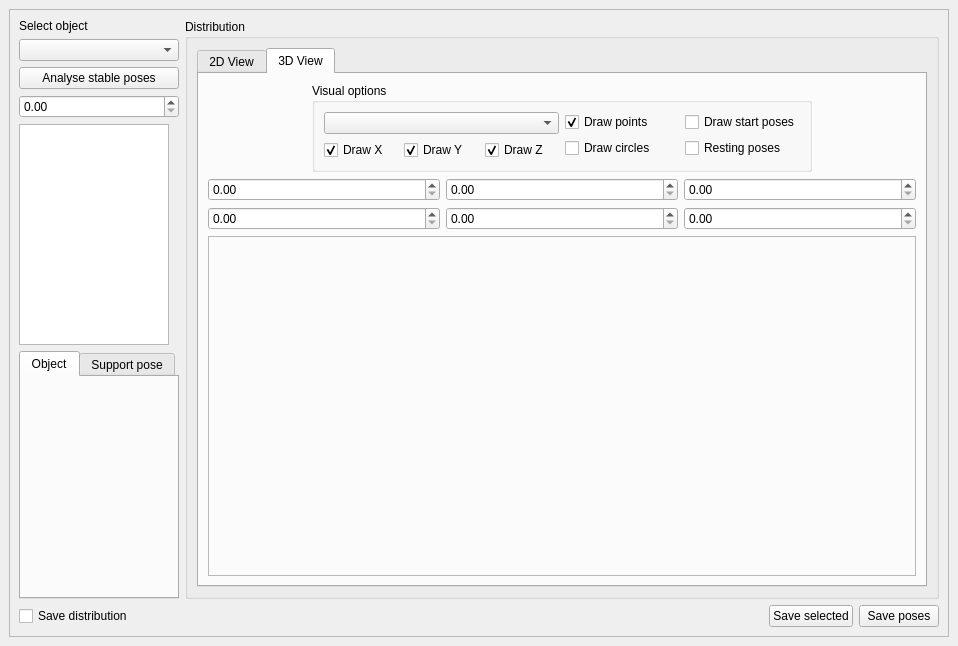
<?xml version="1.0" encoding="UTF-8"?>
<ui version="4.0">
 <class>PSupportPosePlugin</class>
 <widget class="QDockWidget" name="PSupportPosePlugin">
  <property name="geometry">
   <rect>
    <x>0</x>
    <y>0</y>
    <width>958</width>
    <height>646</height>
   </rect>
  </property>
  <property name="minimumSize">
   <size>
    <width>897</width>
    <height>646</height>
   </size>
  </property>
  <property name="autoFillBackground">
   <bool>false</bool>
  </property>
  <property name="floating">
   <bool>true</bool>
  </property>
  <property name="windowTitle">
   <string>Planar Support Pose Generator</string>
  </property>
  <widget class="QWidget" name="dockWidgetContents">
   <layout class="QVBoxLayout" name="verticalLayout">
    <item>
     <widget class="QScrollArea" name="scrollArea">
      <property name="widgetResizable">
       <bool>true</bool>
      </property>
      <widget class="QWidget" name="scrollAreaWidgetContents">
       <property name="geometry">
        <rect>
         <x>0</x>
         <y>0</y>
         <width>938</width>
         <height>604</height>
        </rect>
       </property>
       <layout class="QVBoxLayout" name="verticalLayout_3">
        <item>
         <layout class="QHBoxLayout" name="horizontalLayout_9">
          <item>
           <layout class="QVBoxLayout" name="verticalLayout_9">
            <property name="sizeConstraint">
             <enum>QLayout::SetDefaultConstraint</enum>
            </property>
            <item>
             <widget class="QLabel" name="label">
              <property name="text">
               <string>Select object</string>
              </property>
             </widget>
            </item>
            <item>
             <widget class="QComboBox" name="_planarObjectBox"/>
            </item>
            <item>
             <widget class="QPushButton" name="_analyzePlanarBtn">
              <property name="text">
               <string>Analyse stable poses</string>
              </property>
             </widget>
            </item>
            <item>
             <widget class="QDoubleSpinBox" name="doubleSpinBox"/>
            </item>
            <item>
             <widget class="QListWidget" name="_resultView">
              <property name="sizePolicy">
               <sizepolicy hsizetype="Preferred" vsizetype="Expanding">
                <horstretch>0</horstretch>
                <verstretch>0</verstretch>
               </sizepolicy>
              </property>
              <property name="maximumSize">
               <size>
                <width>150</width>
                <height>16777215</height>
               </size>
              </property>
             </widget>
            </item>
            <item>
             <widget class="QTabWidget" name="tabWidget_2">
              <property name="sizePolicy">
               <sizepolicy hsizetype="Preferred" vsizetype="Expanding">
                <horstretch>0</horstretch>
                <verstretch>0</verstretch>
               </sizepolicy>
              </property>
              <property name="currentIndex">
               <number>0</number>
              </property>
              <widget class="QWidget" name="tab_3">
               <attribute name="title">
                <string>Object</string>
               </attribute>
               <layout class="QVBoxLayout" name="verticalLayout_2"/>
              </widget>
              <widget class="QWidget" name="tab_4">
               <attribute name="title">
                <string>Support pose</string>
               </attribute>
               <layout class="QVBoxLayout" name="verticalLayout_5">
                <item>
                 <widget class="QGroupBox" name="groupBox_5">
                  <property name="minimumSize">
                   <size>
                    <width>0</width>
                    <height>200</height>
                   </size>
                  </property>
                  <property name="maximumSize">
                   <size>
                    <width>150</width>
                    <height>16777215</height>
                   </size>
                  </property>
                  <property name="title">
                   <string>Support pose info</string>
                  </property>
                  <widget class="QLabel" name="label_7">
                   <property name="geometry">
                    <rect>
                     <x>10</x>
                     <y>60</y>
                     <width>71</width>
                     <height>16</height>
                    </rect>
                   </property>
                   <property name="text">
                    <string>Quality: </string>
                   </property>
                  </widget>
                  <widget class="QLabel" name="label_8">
                   <property name="geometry">
                    <rect>
                     <x>10</x>
                     <y>40</y>
                     <width>71</width>
                     <height>16</height>
                    </rect>
                   </property>
                   <property name="text">
                    <string>Probability: </string>
                   </property>
                  </widget>
                  <widget class="QLabel" name="label_9">
                   <property name="geometry">
                    <rect>
                     <x>10</x>
                     <y>100</y>
                     <width>91</width>
                     <height>16</height>
                    </rect>
                   </property>
                   <property name="text">
                    <string>Rotation vectors:</string>
                   </property>
                  </widget>
                  <widget class="QLabel" name="label_10">
                   <property name="geometry">
                    <rect>
                     <x>10</x>
                     <y>20</y>
                     <width>71</width>
                     <height>16</height>
                    </rect>
                   </property>
                   <property name="text">
                    <string>Degree: </string>
                   </property>
                  </widget>
                  <widget class="QLabel" name="label_11">
                   <property name="geometry">
                    <rect>
                     <x>10</x>
                     <y>80</y>
                     <width>71</width>
                     <height>16</height>
                    </rect>
                   </property>
                   <property name="text">
                    <string>Segments: </string>
                   </property>
                  </widget>
                 </widget>
                </item>
               </layout>
              </widget>
             </widget>
            </item>
           </layout>
          </item>
          <item>
           <layout class="QVBoxLayout" name="verticalLayout_4">
            <item>
             <widget class="QGroupBox" name="groupBox_6">
              <property name="title">
               <string>Distribution</string>
              </property>
              <layout class="QHBoxLayout" name="horizontalLayout_10">
               <item>
                <widget class="QTabWidget" name="tabWidget">
                 <property name="currentIndex">
                  <number>1</number>
                 </property>
                 <widget class="QWidget" name="tab">
                  <attribute name="title">
                   <string>2D View</string>
                  </attribute>
                  <layout class="QHBoxLayout" name="horizontalLayout_2">
                   <item>
                    <widget class="QGraphicsView" name="_distributionView"/>
                   </item>
                   <item>
                    <layout class="QVBoxLayout" name="verticalLayout_8">
                     <item>
                      <widget class="QLabel" name="label_12">
                       <property name="text">
                        <string>X-Axis</string>
                       </property>
                      </widget>
                     </item>
                     <item>
                      <widget class="QComboBox" name="_xAxisBox">
                       <item>
                        <property name="text">
                         <string>X</string>
                        </property>
                       </item>
                       <item>
                        <property name="text">
                         <string>Y</string>
                        </property>
                       </item>
                       <item>
                        <property name="text">
                         <string>Z</string>
                        </property>
                       </item>
                       <item>
                        <property name="text">
                         <string>Roll</string>
                        </property>
                       </item>
                       <item>
                        <property name="text">
                         <string>Pitch</string>
                        </property>
                       </item>
                       <item>
                        <property name="text">
                         <string>Yaw</string>
                        </property>
                       </item>
                      </widget>
                     </item>
                     <item>
                      <widget class="QLabel" name="label_13">
                       <property name="text">
                        <string>Y-Axis</string>
                       </property>
                      </widget>
                     </item>
                     <item>
                      <widget class="QComboBox" name="_yAxisBox">
                       <property name="currentIndex">
                        <number>1</number>
                       </property>
                       <item>
                        <property name="text">
                         <string>X</string>
                        </property>
                       </item>
                       <item>
                        <property name="text">
                         <string>Y</string>
                        </property>
                       </item>
                       <item>
                        <property name="text">
                         <string>Z</string>
                        </property>
                       </item>
                       <item>
                        <property name="text">
                         <string>Roll</string>
                        </property>
                       </item>
                       <item>
                        <property name="text">
                         <string>Pitch</string>
                        </property>
                       </item>
                       <item>
                        <property name="text">
                         <string>Yaw</string>
                        </property>
                       </item>
                      </widget>
                     </item>
                     <item>
                      <spacer name="verticalSpacer_2">
                       <property name="orientation">
                        <enum>Qt::Vertical</enum>
                       </property>
                       <property name="sizeHint" stdset="0">
                        <size>
                         <width>20</width>
                         <height>40</height>
                        </size>
                       </property>
                      </spacer>
                     </item>
                     <item>
                      <widget class="QPushButton" name="_calcBtn">
                       <property name="text">
                        <string>Calc</string>
                       </property>
                      </widget>
                     </item>
                     <item>
                      <widget class="QPushButton" name="_saveDistBtn">
                       <property name="text">
                        <string>Save</string>
                       </property>
                      </widget>
                     </item>
                    </layout>
                   </item>
                  </layout>
                 </widget>
                 <widget class="QWidget" name="tab_2">
                  <attribute name="title">
                   <string>3D View</string>
                  </attribute>
                  <layout class="QVBoxLayout" name="verticalLayout_12">
                   <item>
                    <layout class="QVBoxLayout" name="verticalLayout_10">
                     <item>
                      <layout class="QHBoxLayout" name="horizontalLayout_11">
                       <property name="sizeConstraint">
                        <enum>QLayout::SetDefaultConstraint</enum>
                       </property>
                       <item>
                        <widget class="QGroupBox" name="groupBox_7">
                         <property name="maximumSize">
                          <size>
                           <width>500</width>
                           <height>300</height>
                          </size>
                         </property>
                         <property name="title">
                          <string>Visual options</string>
                         </property>
                         <layout class="QHBoxLayout" name="horizontalLayout_12">
                          <item>
                           <layout class="QVBoxLayout" name="verticalLayout_11">
                            <item>
                             <widget class="QComboBox" name="_selectObjBox_2"/>
                            </item>
                            <item>
                             <layout class="QHBoxLayout" name="horizontalLayout_13">
                              <item>
                               <widget class="QCheckBox" name="_drawXBox_2">
                                <property name="text">
                                 <string>Draw X</string>
                                </property>
                                <property name="checked">
                                 <bool>true</bool>
                                </property>
                               </widget>
                              </item>
                              <item>
                               <widget class="QCheckBox" name="_drawYBox_2">
                                <property name="text">
                                 <string>Draw Y</string>
                                </property>
                                <property name="checked">
                                 <bool>true</bool>
                                </property>
                               </widget>
                              </item>
                              <item>
                               <widget class="QCheckBox" name="_drawZBox_2">
                                <property name="text">
                                 <string>Draw Z</string>
                                </property>
                                <property name="checked">
                                 <bool>true</bool>
                                </property>
                               </widget>
                              </item>
                             </layout>
                            </item>
                           </layout>
                          </item>
                          <item>
                           <layout class="QGridLayout" name="gridLayout_3">
                            <item row="0" column="0">
                             <widget class="QCheckBox" name="_drawPointsBox_2">
                              <property name="text">
                               <string>Draw points</string>
                              </property>
                              <property name="checked">
                               <bool>true</bool>
                              </property>
                             </widget>
                            </item>
                            <item row="1" column="0">
                             <widget class="QCheckBox" name="_drawCirclesBox_2">
                              <property name="text">
                               <string>Draw circles</string>
                              </property>
                             </widget>
                            </item>
                            <item row="0" column="1">
                             <widget class="QCheckBox" name="_drawStartPosesBox_2">
                              <property name="text">
                               <string>Draw start poses</string>
                              </property>
                             </widget>
                            </item>
                            <item row="1" column="1">
                             <widget class="QCheckBox" name="_drawRestPosesBox_2">
                              <property name="text">
                               <string>Resting poses</string>
                              </property>
                             </widget>
                            </item>
                           </layout>
                          </item>
                         </layout>
                        </widget>
                       </item>
                       <item>
                        <spacer name="horizontalSpacer_3">
                         <property name="orientation">
                          <enum>Qt::Horizontal</enum>
                         </property>
                         <property name="sizeType">
                          <enum>QSizePolicy::Preferred</enum>
                         </property>
                         <property name="sizeHint" stdset="0">
                          <size>
                           <width>0</width>
                           <height>0</height>
                          </size>
                         </property>
                        </spacer>
                       </item>
                      </layout>
                     </item>
                     <item>
                      <layout class="QGridLayout" name="gridLayout_4">
                       <item row="0" column="1">
                        <widget class="QDoubleSpinBox" name="ylowSpin_2"/>
                       </item>
                       <item row="0" column="2">
                        <widget class="QDoubleSpinBox" name="zlowSpin_2"/>
                       </item>
                       <item row="0" column="0">
                        <widget class="QDoubleSpinBox" name="xlowSpin_2"/>
                       </item>
                       <item row="1" column="0">
                        <widget class="QDoubleSpinBox" name="xhighSpin_2"/>
                       </item>
                       <item row="1" column="1">
                        <widget class="QDoubleSpinBox" name="yhighSpin_2"/>
                       </item>
                       <item row="1" column="2">
                        <widget class="QDoubleSpinBox" name="zhighSpin_2"/>
                       </item>
                      </layout>
                     </item>
                     <item>
                      <widget class="QFrame" name="_glframe_2">
                       <property name="sizePolicy">
                        <sizepolicy hsizetype="Expanding" vsizetype="Expanding">
                         <horstretch>0</horstretch>
                         <verstretch>0</verstretch>
                        </sizepolicy>
                       </property>
                       <property name="minimumSize">
                        <size>
                         <width>200</width>
                         <height>100</height>
                        </size>
                       </property>
                       <property name="frameShape">
                        <enum>QFrame::StyledPanel</enum>
                       </property>
                       <property name="frameShadow">
                        <enum>QFrame::Raised</enum>
                       </property>
                      </widget>
                     </item>
                    </layout>
                   </item>
                  </layout>
                 </widget>
                </widget>
               </item>
              </layout>
             </widget>
            </item>
           </layout>
          </item>
         </layout>
        </item>
        <item>
         <layout class="QHBoxLayout" name="horizontalLayout_3">
          <item>
           <widget class="QCheckBox" name="checkBox">
            <property name="text">
             <string>Save distribution</string>
            </property>
           </widget>
          </item>
          <item>
           <spacer name="horizontalSpacer_2">
            <property name="orientation">
             <enum>Qt::Horizontal</enum>
            </property>
            <property name="sizeHint" stdset="0">
             <size>
              <width>40</width>
              <height>20</height>
             </size>
            </property>
           </spacer>
          </item>
          <item>
           <widget class="QPushButton" name="pushButton">
            <property name="text">
             <string>Save selected</string>
            </property>
           </widget>
          </item>
          <item>
           <widget class="QPushButton" name="_saveBtn">
            <property name="text">
             <string>Save poses</string>
            </property>
           </widget>
          </item>
         </layout>
        </item>
       </layout>
      </widget>
     </widget>
    </item>
   </layout>
  </widget>
 </widget>
 <resources>
  <include location="resources.qrc"/>
 </resources>
 <connections/>
</ui>
